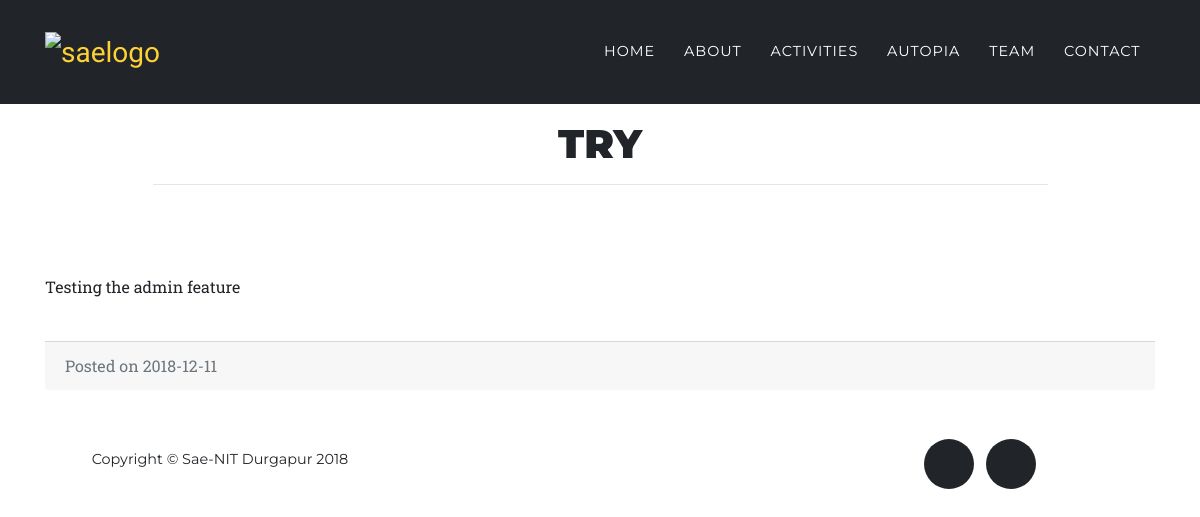
/announcements/1/, run on the app's committed database.
### announcements/models.py (models this page shows, shortened)
class Post(models.Model):
    title = models.CharField(max_length=150)
    body = models.TextField()
    date = models.DateTimeField()
    image = models.FileField(upload_to='post_image', blank=True, null=True)

### announcements/views.py (the view)
# urls.py: path('<int:pk>/',PostDetailView.as_view())
class PostDetailView(DetailView):
    model = Post
    template_name = 'announcements/post.html'
    context_object_name = 'posts'

### announcements/templates/announcements/post.html (shortened to what this page needs)
{% extends "announcements/header.html" %}
{% block content %}
	{% load static %}
	<br>
	<br>
	<br>
	<br>
	<br>
    <div class="container">
      <div class="container my-auto">
        <div class="row">
          <div class="col-lg-10 mx-auto">
            <h1 class="text-uppercase">
              <strong><center>{{posts.title}}</center></strong>
            </h1>
            <hr>
          </div>
          <div class="col-lg-8 mx-auto">
				<br>
          </div>
        </div>
      </div>
               {{posts.body|safe|linebreaks}}
			  <br>
            <div class="card-footer text-muted">
              Posted on {{posts.date|date:"Y-m-d"}}
            </div>
          </div>
{% endblock %}

### announcements/static/announcements/css/agency.css (style rules this page uses)
body { overflow-x: hidden; font-family: 'Roboto Slab', -apple-system, BlinkMacSystemFont, 'Segoe UI', Roboto, 'Helvetica Neue', Arial, sans-serif, 'Apple Color Emoji', 'Segoe UI Emoji', 'Segoe UI Symbol', 'Noto Color Emoji'; }
p { line-height: 1.75; }
h1, h2, h3, h4, h5, h6 { font-weight: 700; font-family: 'Montserrat', -apple-system, BlinkMacSystemFont, 'Segoe UI', Roboto, 'Helvetica Neue', Arial, sans-serif, 'Apple Color Emoji', 'Segoe UI Emoji', 'Segoe UI Symbol', 'Noto Color Emoji'; }

### data on the page
Post: title "TRY", body "Testing the admin feature", date "2018-12-11"
